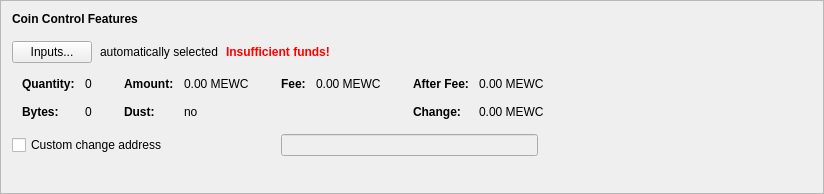
      <widget class="QFrame" name="frameCoinControl">
       <property name="sizePolicy">
        <sizepolicy hsizetype="Preferred" vsizetype="Fixed">
         <horstretch>0</horstretch>
         <verstretch>0</verstretch>
        </sizepolicy>
       </property>
       <property name="minimumSize">
        <size>
         <width>600</width>
         <height>194</height>
        </size>
       </property>
       <property name="frameShape">
        <enum>QFrame::StyledPanel</enum>
       </property>
       <property name="frameShadow">
        <enum>QFrame::Raised</enum>
       </property>
       <layout class="QVBoxLayout" name="verticalLayout_4">
        <item>
         <layout class="QVBoxLayout" name="verticalLayoutCoinControl" stretch="0,0,0,0,0">
          <property name="spacing">
           <number>0</number>
          </property>
          <property name="sizeConstraint">
           <enum>QLayout::SetDefaultConstraint</enum>
          </property>
          <property name="leftMargin">
           <number>0</number>
          </property>
          <property name="topMargin">
           <number>0</number>
          </property>
          <item>
           <layout class="QHBoxLayout" name="horizontalLayoutCoinControl1">
            <property name="bottomMargin">
             <number>15</number>
            </property>
            <item>
             <widget class="QLabel" name="labelCoinControlFeatures">
              <property name="sizePolicy">
               <sizepolicy hsizetype="Preferred" vsizetype="Maximum">
                <horstretch>0</horstretch>
                <verstretch>0</verstretch>
               </sizepolicy>
              </property>
              <property name="font">
               <font>
                <weight>75</weight>
                <bold>true</bold>
               </font>
              </property>
              <property name="styleSheet">
               <string notr="true">font-weight:bold;</string>
              </property>
              <property name="text">
               <string>Coin Control Features</string>
              </property>
             </widget>
            </item>
           </layout>
          </item>
          <item>
           <layout class="QHBoxLayout" name="horizontalLayoutCoinControl2" stretch="0,0,0,0">
            <property name="spacing">
             <number>8</number>
            </property>
            <property name="bottomMargin">
             <number>10</number>
            </property>
            <item>
             <widget class="QPushButton" name="pushButtonCoinControl">
              <property name="styleSheet">
               <string notr="true"/>
              </property>
              <property name="text">
               <string>Inputs...</string>
              </property>
              <property name="autoDefault">
               <bool>false</bool>
              </property>
             </widget>
            </item>
            <item>
             <widget class="QLabel" name="labelCoinControlAutomaticallySelected">
              <property name="text">
               <string>automatically selected</string>
              </property>
              <property name="margin">
               <number>5</number>
              </property>
             </widget>
            </item>
            <item>
             <widget class="QLabel" name="labelCoinControlInsuffFunds">
              <property name="font">
               <font>
                <weight>75</weight>
                <bold>true</bold>
               </font>
              </property>
              <property name="styleSheet">
               <string notr="true">color:red;font-weight:bold;</string>
              </property>
              <property name="text">
               <string>Insufficient funds!</string>
              </property>
              <property name="margin">
               <number>5</number>
              </property>
             </widget>
            </item>
            <item>
             <spacer name="horizontalSpacerCoinControl">
              <property name="orientation">
               <enum>Qt::Horizontal</enum>
              </property>
              <property name="sizeHint" stdset="0">
               <size>
                <width>40</width>
                <height>1</height>
               </size>
              </property>
             </spacer>
            </item>
           </layout>
          </item>
          <item>
           <widget class="QWidget" name="widgetCoinControl" native="true">
            <property name="sizePolicy">
             <sizepolicy hsizetype="Preferred" vsizetype="Preferred">
              <horstretch>0</horstretch>
              <verstretch>0</verstretch>
             </sizepolicy>
            </property>
            <property name="minimumSize">
             <size>
              <width>0</width>
              <height>0</height>
             </size>
            </property>
            <property name="styleSheet">
             <string notr="true"/>
            </property>
            <layout class="QHBoxLayout" name="horizontalLayoutCoinControl5">
             <property name="leftMargin">
              <number>0</number>
             </property>
             <property name="topMargin">
              <number>0</number>
             </property>
             <property name="rightMargin">
              <number>0</number>
             </property>
             <property name="bottomMargin">
              <number>0</number>
             </property>
             <item>
              <layout class="QHBoxLayout" name="horizontalLayoutCoinControl3" stretch="0,0,0,1">
               <property name="spacing">
                <number>20</number>
               </property>
               <property name="topMargin">
                <number>0</number>
               </property>
               <property name="bottomMargin">
                <number>10</number>
               </property>
               <item>
                <layout class="QFormLayout" name="formLayoutCoinControl1">
                 <property name="horizontalSpacing">
                  <number>10</number>
                 </property>
                 <property name="verticalSpacing">
                  <number>14</number>
                 </property>
                 <property name="leftMargin">
                  <number>10</number>
                 </property>
                 <property name="topMargin">
                  <number>4</number>
                 </property>
                 <property name="rightMargin">
                  <number>6</number>
                 </property>
                 <item row="0" column="0">
                  <widget class="QLabel" name="labelCoinControlQuantityText">
                   <property name="font">
                    <font>
                     <weight>75</weight>
                     <bold>true</bold>
                    </font>
                   </property>
                   <property name="text">
                    <string>Quantity:</string>
                   </property>
                   <property name="margin">
                    <number>0</number>
                   </property>
                  </widget>
                 </item>
                 <item row="0" column="1">
                  <widget class="QLabel" name="labelCoinControlQuantity">
                   <property name="cursor">
                    <cursorShape>IBeamCursor</cursorShape>
                   </property>
                   <property name="contextMenuPolicy">
                    <enum>Qt::ActionsContextMenu</enum>
                   </property>
                   <property name="text">
                    <string notr="true">0</string>
                   </property>
                   <property name="margin">
                    <number>0</number>
                   </property>
                   <property name="textInteractionFlags">
                    <set>Qt::LinksAccessibleByMouse|Qt::TextSelectableByKeyboard|Qt::TextSelectableByMouse</set>
                   </property>
                  </widget>
                 </item>
                 <item row="1" column="0">
                  <widget class="QLabel" name="labelCoinControlBytesText">
                   <property name="font">
                    <font>
                     <weight>75</weight>
                     <bold>true</bold>
                    </font>
                   </property>
                   <property name="text">
                    <string>Bytes:</string>
                   </property>
                  </widget>
                 </item>
                 <item row="1" column="1">
                  <widget class="QLabel" name="labelCoinControlBytes">
                   <property name="cursor">
                    <cursorShape>IBeamCursor</cursorShape>
                   </property>
                   <property name="contextMenuPolicy">
                    <enum>Qt::ActionsContextMenu</enum>
                   </property>
                   <property name="text">
                    <string notr="true">0</string>
                   </property>
                   <property name="textInteractionFlags">
                    <set>Qt::LinksAccessibleByMouse|Qt::TextSelectableByKeyboard|Qt::TextSelectableByMouse</set>
                   </property>
                  </widget>
                 </item>
                </layout>
               </item>
               <item>
                <layout class="QFormLayout" name="formLayoutCoinControl2">
                 <property name="horizontalSpacing">
                  <number>10</number>
                 </property>
                 <property name="verticalSpacing">
                  <number>14</number>
                 </property>
                 <property name="leftMargin">
                  <number>6</number>
                 </property>
                 <property name="topMargin">
                  <number>4</number>
                 </property>
                 <property name="rightMargin">
                  <number>6</number>
                 </property>
                 <item row="0" column="0">
                  <widget class="QLabel" name="labelCoinControlAmountText">
                   <property name="font">
                    <font>
                     <weight>75</weight>
                     <bold>true</bold>
                    </font>
                   </property>
                   <property name="text">
                    <string>Amount:</string>
                   </property>
                   <property name="margin">
                    <number>0</number>
                   </property>
                  </widget>
                 </item>
                 <item row="0" column="1">
                  <widget class="QLabel" name="labelCoinControlAmount">
                   <property name="cursor">
                    <cursorShape>IBeamCursor</cursorShape>
                   </property>
                   <property name="contextMenuPolicy">
                    <enum>Qt::ActionsContextMenu</enum>
                   </property>
                   <property name="text">
                    <string notr="true">0.00 MEWC</string>
                   </property>
                   <property name="textInteractionFlags">
                    <set>Qt::LinksAccessibleByMouse|Qt::TextSelectableByKeyboard|Qt::TextSelectableByMouse</set>
                   </property>
                  </widget>
                 </item>
                 <item row="1" column="0">
                  <widget class="QLabel" name="labelCoinControlLowOutputText">
                   <property name="font">
                    <font>
                     <weight>75</weight>
                     <bold>true</bold>
                    </font>
                   </property>
                   <property name="text">
                    <string>Dust:</string>
                   </property>
                  </widget>
                 </item>
                 <item row="1" column="1">
                  <widget class="QLabel" name="labelCoinControlLowOutput">
                   <property name="cursor">
                    <cursorShape>IBeamCursor</cursorShape>
                   </property>
                   <property name="contextMenuPolicy">
                    <enum>Qt::ActionsContextMenu</enum>
                   </property>
                   <property name="text">
                    <string notr="true">no</string>
                   </property>
                   <property name="textInteractionFlags">
                    <set>Qt::LinksAccessibleByMouse|Qt::TextSelectableByKeyboard|Qt::TextSelectableByMouse</set>
                   </property>
                  </widget>
                 </item>
                </layout>
               </item>
               <item>
                <layout class="QFormLayout" name="formLayoutCoinControl3">
                 <property name="horizontalSpacing">
                  <number>10</number>
                 </property>
                 <property name="verticalSpacing">
                  <number>14</number>
                 </property>
                 <property name="leftMargin">
                  <number>6</number>
                 </property>
                 <property name="topMargin">
                  <number>4</number>
                 </property>
                 <property name="rightMargin">
                  <number>6</number>
                 </property>
                 <item row="0" column="0">
                  <widget class="QLabel" name="labelCoinControlFeeText">
                   <property name="font">
                    <font>
                     <weight>75</weight>
                     <bold>true</bold>
                    </font>
                   </property>
                   <property name="text">
                    <string>Fee:</string>
                   </property>
                   <property name="margin">
                    <number>0</number>
                   </property>
                  </widget>
                 </item>
                 <item row="0" column="1">
                  <widget class="QLabel" name="labelCoinControlFee">
                   <property name="cursor">
                    <cursorShape>IBeamCursor</cursorShape>
                   </property>
                   <property name="contextMenuPolicy">
                    <enum>Qt::ActionsContextMenu</enum>
                   </property>
                   <property name="text">
                    <string notr="true">0.00 MEWC</string>
                   </property>
                   <property name="textInteractionFlags">
                    <set>Qt::LinksAccessibleByMouse|Qt::TextSelectableByKeyboard|Qt::TextSelectableByMouse</set>
                   </property>
                  </widget>
                 </item>
                </layout>
               </item>
               <item>
                <layout class="QFormLayout" name="formLayoutCoinControl4">
                 <property name="horizontalSpacing">
                  <number>10</number>
                 </property>
                 <property name="verticalSpacing">
                  <number>14</number>
                 </property>
                 <property name="leftMargin">
                  <number>6</number>
                 </property>
                 <property name="topMargin">
                  <number>4</number>
                 </property>
                 <property name="rightMargin">
                  <number>6</number>
                 </property>
                 <item row="0" column="0">
                  <widget class="QLabel" name="labelCoinControlAfterFeeText">
                   <property name="font">
                    <font>
                     <weight>75</weight>
                     <bold>true</bold>
                    </font>
                   </property>
                   <property name="text">
                    <string>After Fee:</string>
                   </property>
                   <property name="margin">
                    <number>0</number>
                   </property>
                  </widget>
                 </item>
                 <item row="0" column="1">
                  <widget class="QLabel" name="labelCoinControlAfterFee">
                   <property name="cursor">
                    <cursorShape>IBeamCursor</cursorShape>
                   </property>
                   <property name="contextMenuPolicy">
                    <enum>Qt::ActionsContextMenu</enum>
                   </property>
                   <property name="text">
                    <string notr="true">0.00 MEWC</string>
                   </property>
                   <property name="textInteractionFlags">
                    <set>Qt::LinksAccessibleByMouse|Qt::TextSelectableByKeyboard|Qt::TextSelectableByMouse</set>
                   </property>
                  </widget>
                 </item>
                 <item row="1" column="0">
                  <widget class="QLabel" name="labelCoinControlChangeText">
                   <property name="font">
                    <font>
                     <weight>75</weight>
                     <bold>true</bold>
                    </font>
                   </property>
                   <property name="text">
                    <string>Change:</string>
                   </property>
                  </widget>
                 </item>
                 <item row="1" column="1">
                  <widget class="QLabel" name="labelCoinControlChange">
                   <property name="cursor">
                    <cursorShape>IBeamCursor</cursorShape>
                   </property>
                   <property name="contextMenuPolicy">
                    <enum>Qt::ActionsContextMenu</enum>
                   </property>
                   <property name="text">
                    <string notr="true">0.00 MEWC</string>
                   </property>
                   <property name="textInteractionFlags">
                    <set>Qt::LinksAccessibleByMouse|Qt::TextSelectableByKeyboard|Qt::TextSelectableByMouse</set>
                   </property>
                  </widget>
                 </item>
                </layout>
               </item>
              </layout>
             </item>
            </layout>
           </widget>
          </item>
          <item>
           <layout class="QHBoxLayout" name="horizontalLayoutCoinControl4" stretch="0,0,0">
            <property name="spacing">
             <number>12</number>
            </property>
            <property name="sizeConstraint">
             <enum>QLayout::SetDefaultConstraint</enum>
            </property>
            <property name="topMargin">
             <number>5</number>
            </property>
            <property name="rightMargin">
             <number>5</number>
            </property>
            <item>
             <widget class="QCheckBox" name="checkBoxCoinControlChange">
              <property name="toolTip">
               <string>If this is activated, but the change address is empty or invalid, change will be sent to a newly generated address.</string>
              </property>
              <property name="text">
               <string>Custom change address</string>
              </property>
             </widget>
            </item>
            <item>
             <widget class="QValidatedLineEdit" name="lineEditCoinControlChange">
              <property name="enabled">
               <bool>false</bool>
              </property>
              <property name="sizePolicy">
               <sizepolicy hsizetype="Ignored" vsizetype="Fixed">
                <horstretch>0</horstretch>
                <verstretch>0</verstretch>
               </sizepolicy>
              </property>
             </widget>
            </item>
            <item>
             <widget class="QLabel" name="labelCoinControlChangeLabel">
              <property name="sizePolicy">
               <sizepolicy hsizetype="Preferred" vsizetype="Expanding">
                <horstretch>0</horstretch>
                <verstretch>0</verstretch>
               </sizepolicy>
              </property>
              <property name="minimumSize">
               <size>
                <width>0</width>
                <height>0</height>
               </size>
              </property>
              <property name="text">
               <string/>
              </property>
              <property name="margin">
               <number>3</number>
              </property>
             </widget>
            </item>
           </layout>
          </item>
          <item>
           <spacer name="verticalSpacerCoinControl">
            <property name="orientation">
             <enum>Qt::Vertical</enum>
            </property>
            <property name="sizeType">
             <enum>QSizePolicy::Expanding</enum>
            </property>
            <property name="sizeHint" stdset="0">
             <size>
              <width>800</width>
              <height>1</height>
             </size>
            </property>
           </spacer>
          </item>
         </layout>
        </item>
       </layout>
      </widget>
